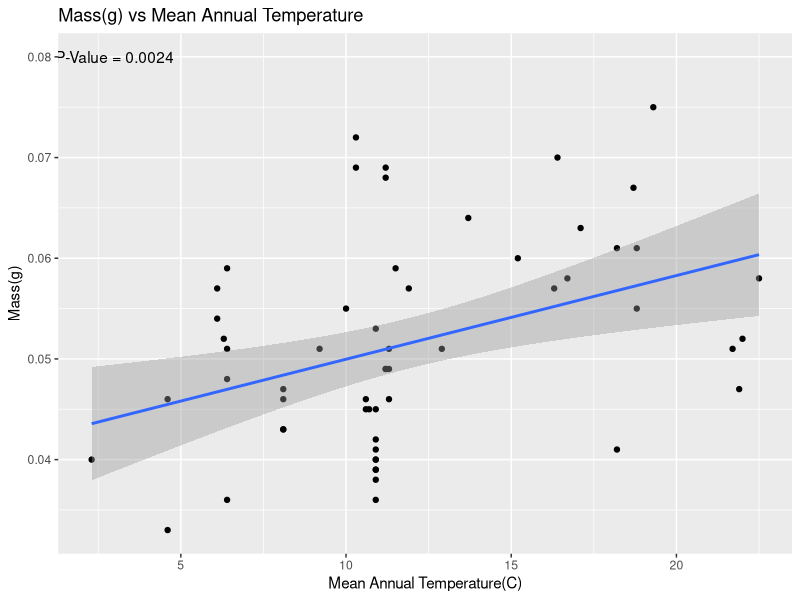
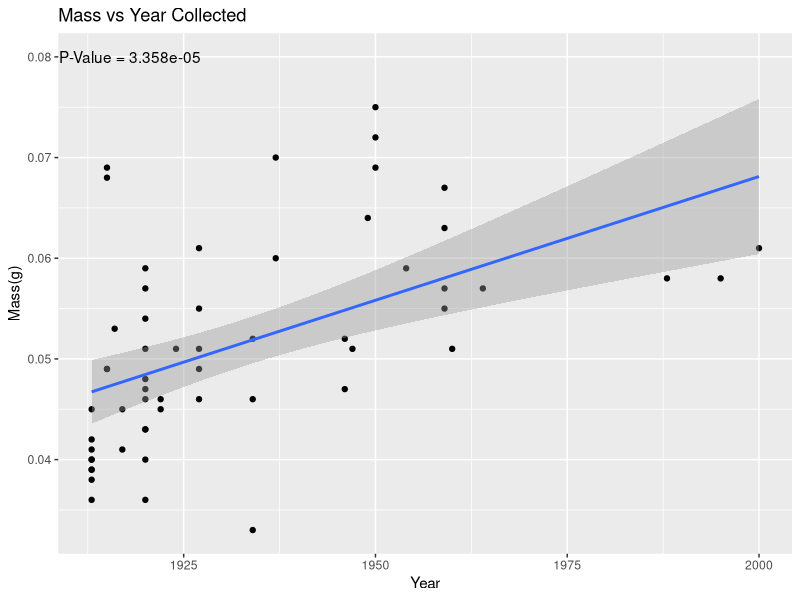
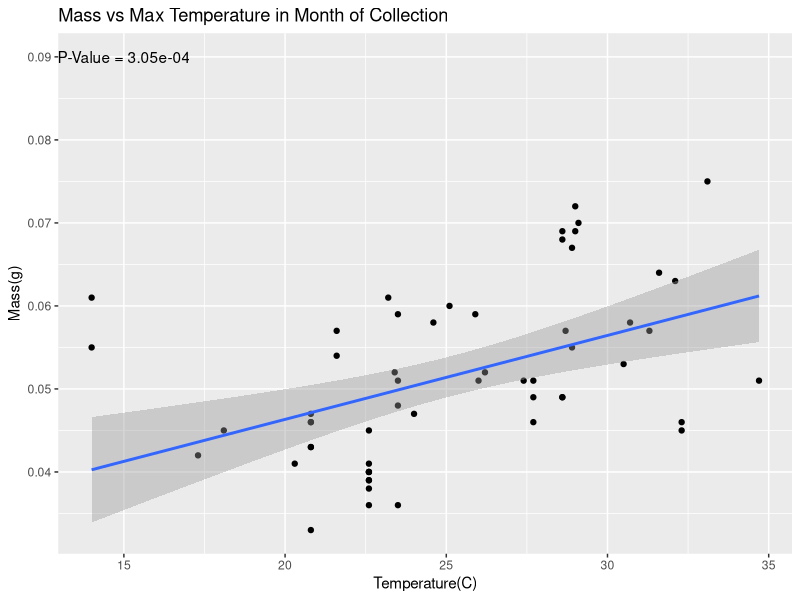
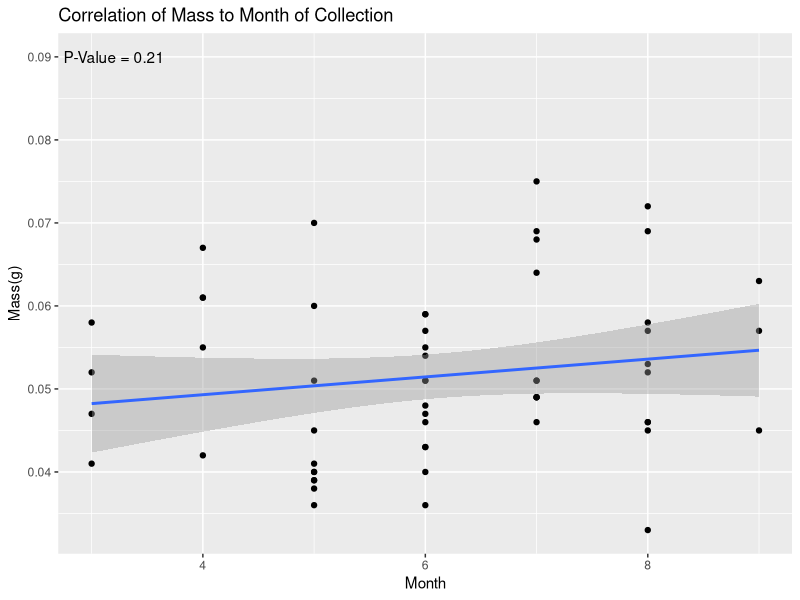
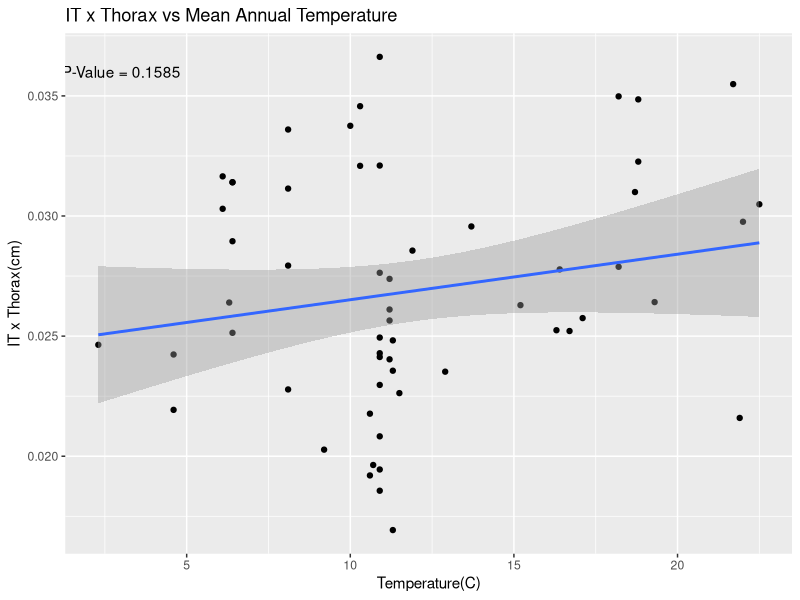
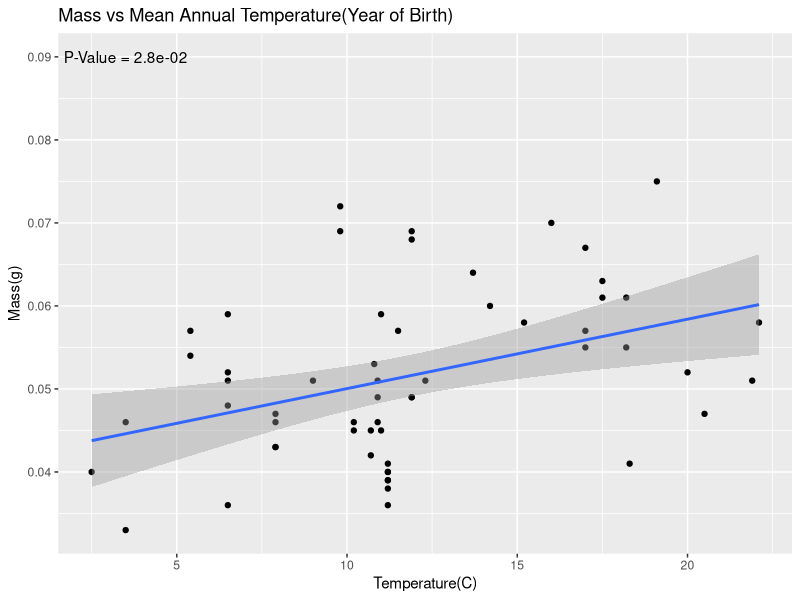
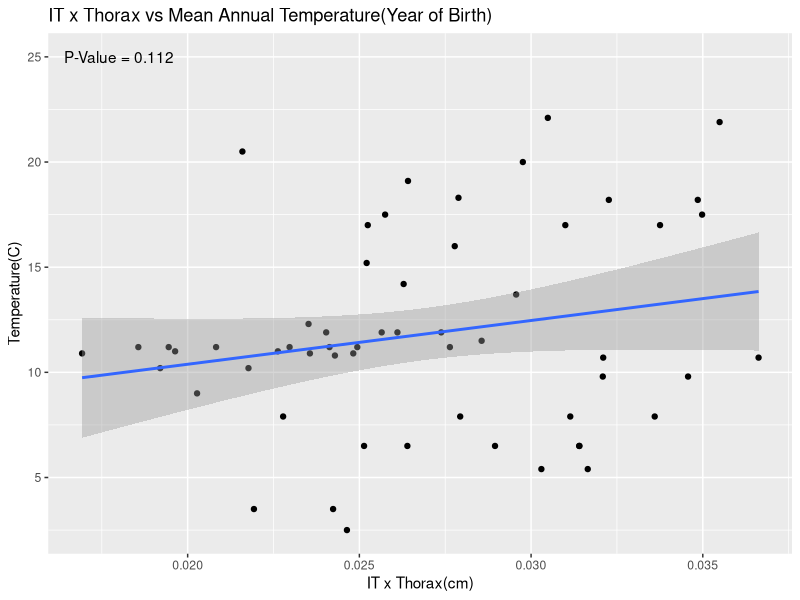
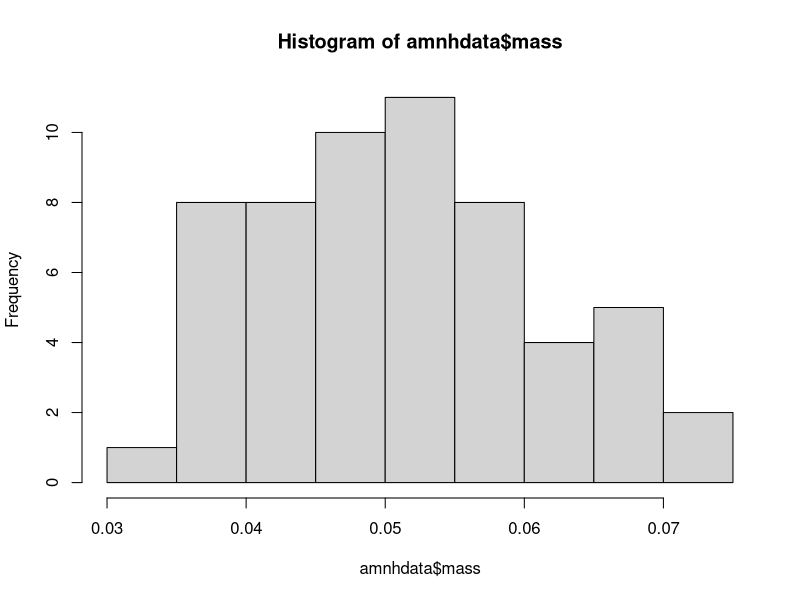

Reproduce these figures in R, in order. (Note: this script raises an error after producing the figures.)
install.packages("tidyverse")
install.packages("here")
library(readxl)
library(tidyverse)
library(here)
amnhdata <- read_excel(here("data", "amnhsize.xlsx"))
############################################################
massvsmmat <- ggplot(data = amnhdata, aes(x = meanmat, y = mass)) 

massvsmmat + geom_point() + geom_smooth(method = "lm") + 
  annotate("text", x = 3, y = .08, label = "P-Value = 0.0024") + labs(
  x = "Mean Annual Temperature(C)",
  y = "Mass(g)",
  title = "Mass(g) vs Mean Annual Temperature"
)
lmMassvsmmat <- lm(mass ~ meanmat, data = amnhdata) 
summary(lmMassvsmmat)
###########################################################
massvsyear <- ggplot(data = amnhdata, aes(x = year, y = mass))
massvsyear + geom_point() + geom_smooth(method = "lm") +
annotate("text", x = 1918, y = 0.08, label = "P-Value = 3.358e-05") + labs(
  x = "Year",
  y = "Mass(g)",
  title = "Mass vs Year Collected"
)
lmMassvsyear <- lm(mass ~ year, data = amnhdata)
summary(lmMassvsyear)
###########################################################
massvsmaxt <- ggplot(data = amnhdata, aes(x = maxt, y = mass))
massvsmaxt + geom_point() + geom_smooth(method = "lm") + 
  annotate("text", x = 15, y = 0.09, label = "P-Value = 3.05e-04") + labs(
  x = "Temperature(C)",
  y = "Mass(g)",
  title = "Mass vs Max Temperature in Month of Collection"
)
lmMassvsmaxt <- lm(mass ~ maxt, data = amnhdata)
summary(lmMassvsmaxt)
###########################################################
massvsmonth <- ggplot(data = amnhdata, aes(x = month, y = mass))
massvsmonth + geom_point() + geom_smooth(method = "lm") + 
  annotate("text", x = 3.2, y = 0.09, label = "P-Value = 0.21") + labs(
  x = "Month",
  y = "Mass(g)",
  title = "Correlation of Mass to Month of Collection"
)
lmMassvsmonth <- lm(mass ~ month, data = amnhdata)
summary(lmMassvsmonth)
###########################################################
itxthoraxvsmmat <- ggplot(data = amnhdata, aes(x = meanmat, y = itxthorax))
itxthoraxvsmmat + geom_point() + geom_smooth(method = "lm") + 
  annotate("text", x = 3, y = 0.036, label = "P-Value = 0.1585") + labs(
  x = "Temperature(C)",
  y = "IT x Thorax(cm)",
  title = "IT x Thorax vs Mean Annual Temperature"
)
lmItxthoraxvsmmat <- lm(itxthorax ~ meanmat, data = amnhdata)
summary(lmItxthoraxvsmmat)
##########################################################
massvsmatybc <- ggplot(data = amnhdata, aes(x = matybc, y = mass))
massvsmatybc + geom_point() + geom_smooth(method = "lm") + 
  annotate("text", x = 3.5, y = 0.09, label = "P-Value = 2.8e-02") + labs(
  x = "Temperature(C)",
  y = "Mass(g)",
  title = "Mass vs Mean Annual Temperature(Year of Birth)"
)
lmMassvsmatybc <- lm(mass ~ matybc, data = amnhdata)
summary(lmMassvsmatybc)
##########################################################
itxthoraxvsmatybc <- ggplot(data = amnhdata, aes(x = itxthorax, y = matybc))
itxthoraxvsmatybc + geom_point() + geom_smooth(method = "lm") + 
  annotate("text", x = 0.018, y = 25, label = "P-Value = 0.112")+ labs(
  x = "IT x Thorax(cm)",
  y = "Temperature(C)",
  title = "IT x Thorax vs Mean Annual Temperature(Year of Birth)"
)
lmitxthoraxvsmatybc <- lm(itxthorax ~ matybc, data = amnhdata)
summary(lmitxthoraxvsmatybc) 
############################################################
head(amnhdata, 5)
hist(amnhdata$mass)
lines(density(amnhdata$mass), col = 'green', lwd = 1)
############################################################
qqnorm(amnhdata$mass, pch = 1, frame = FALSE)  
qqline(amnhdata$mass, col = "green", lwd = 2)
###########################################################
logData <- log10(amnhdata$mass)
hist(logData)
lines(density(logData), col = "green", lwd = 2)
############################################################


##COMMITT TEST##
